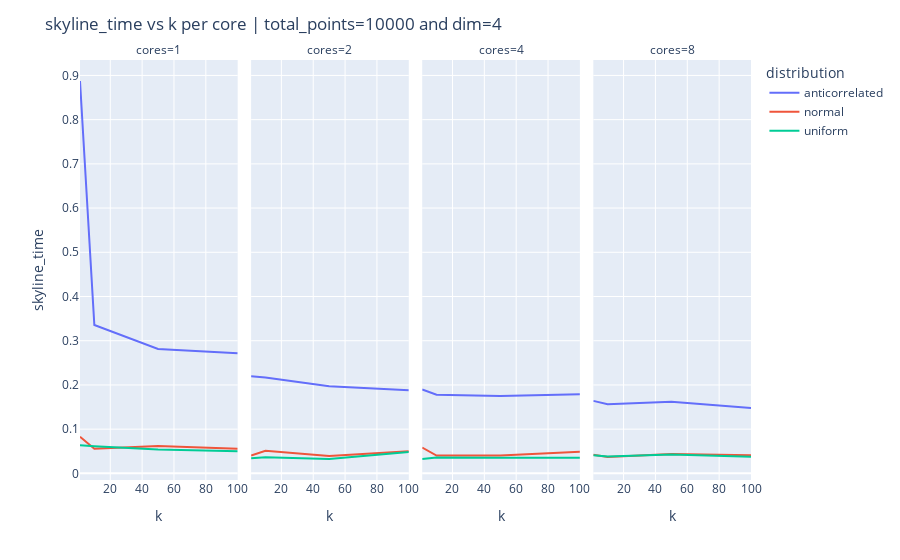

Notebook cell for this chart:
### Code cell
# Scatter plots

fig = px.line(experiment_times_subset,
                 x="k",
                 y=feature_time,
                 color="distribution",
                 facet_col="cores")

fig.update_layout(title=f"{feature_time} vs k per core | total_points=10000 and dim=4")
    
fig.show()

### Figure 1 — Plotly figure (JSON) as saved in the notebook; plotly's stock layout.template omitted (floating-point values rounded to 4 significant figures)
{"data": [{"hovertemplate": "distribution=anticorrelated<br>cores=1<br>k=%{x}<br>skyline_time=%{y}<extra></extra>", "legendgroup": "anticorrelated", "line": {"color": "#636efa", "dash": "solid"}, "mode": "lines", "name": "anticorrelated", "orientation": "v", "showlegend": true, "type": "scatter", "x": [1, 10, 50, 100], "xaxis": "x", "y": [0.8874, 0.3357, 0.2815, 0.2719], "yaxis": "y"}, {"hovertemplate": "distribution=anticorrelated<br>cores=2<br>k=%{x}<br>skyline_time=%{y}<extra></extra>", "legendgroup": "anticorrelated", "line": {"color": "#636efa", "dash": "solid"}, "mode": "lines", "name": "anticorrelated", "orientation": "v", "showlegend": false, "type": "scatter", "x": [1, 10, 50, 100], "xaxis": "x2", "y": [0.2196, 0.2171, 0.1968, 0.1881], "yaxis": "y2"}, {"hovertemplate": "distribution=anticorrelated<br>cores=4<br>k=%{x}<br>skyline_time=%{y}<extra></extra>", "legendgroup": "anticorrelated", "line": {"color": "#636efa", "dash": "solid"}, "mode": "lines", "name": "anticorrelated", "orientation": "v", "showlegend": false, "type": "scatter", "x": [1, 10, 50, 100], "xaxis": "x3", "y": [0.1897, 0.1781, 0.1748, 0.1792], "yaxis": "y3"}, {"hovertemplate": "distribution=anticorrelated<br>cores=8<br>k=%{x}<br>skyline_time=%{y}<extra></extra>", "legendgroup": "anticorrelated", "line": {"color": "#636efa", "dash": "solid"}, "mode": "lines", "name": "anticorrelated", "orientation": "v", "showlegend": false, "type": "scatter", "x": [1, 10, 50, 100], "xaxis": "x4", "y": [0.164, 0.1564, 0.1621, 0.148], "yaxis": "y4"}, {"hovertemplate": "distribution=normal<br>cores=1<br>k=%{x}<br>skyline_time=%{y}<extra></extra>", "legendgroup": "normal", "line": {"color": "#EF553B", "dash": "solid"}, "mode": "lines", "name": "normal", "orientation": "v", "showlegend": true, "type": "scatter", "x": [1, 10, 50, 100], "xaxis": "x", "y": [0.08288, 0.05584, 0.06214, 0.05572], "yaxis": "y"}, {"hovertemplate": "distribution=normal<br>cores=2<br>k=%{x}<br>skyline_time=%{y}<extra></extra>", "legendgroup": "normal", "line": {"color": "#EF553B", "dash": "solid"}, "mode": "lines", "name": "normal", "orientation": "v", "showlegend": false, "type": "scatter", "x": [1, 10, 50, 100], "xaxis": "x2", "y": [0.04049, 0.05094, 0.03926, 0.04997], "yaxis": "y2"}, {"hovertemplate": "distribution=normal<br>cores=4<br>k=%{x}<br>skyline_time=%{y}<extra></extra>", "legendgroup": "normal", "line": {"color": "#EF553B", "dash": "solid"}, "mode": "lines", "name": "normal", "orientation": "v", "showlegend": false, "type": "scatter", "x": [1, 10, 50, 100], "xaxis": "x3", "y": [0.0583, 0.04024, 0.04026, 0.04888], "yaxis": "y3"}, {"hovertemplate": "distribution=normal<br>cores=8<br>k=%{x}<br>skyline_time=%{y}<extra></extra>", "legendgroup": "normal", "line": {"color": "#EF553B", "dash": "solid"}, "mode": "lines", "name": "normal", "orientation": "v", "showlegend": false, "type": "scatter", "x": [1, 10, 50, 100], "xaxis": "x4", "y": [0.04214, 0.03703, 0.04392, 0.04091], "yaxis": "y4"}, {"hovertemplate": "distribution=uniform<br>cores=1<br>k=%{x}<br>skyline_time=%{y}<extra></extra>", "legendgroup": "uniform", "line": {"color": "#00cc96", "dash": "solid"}, "mode": "lines", "name": "uniform", "orientation": "v", "showlegend": true, "type": "scatter", "x": [1, 10, 50, 100], "xaxis": "x", "y": [0.06353, 0.06128, 0.05388, 0.04992], "yaxis": "y"}, {"hovertemplate": "distribution=uniform<br>cores=2<br>k=%{x}<br>skyline_time=%{y}<extra></extra>", "legendgroup": "uniform", "line": {"color": "#00cc96", "dash": "solid"}, "mode": "lines", "name": "uniform", "orientation": "v", "showlegend": false, "type": "scatter", "x": [1, 10, 50, 100], "xaxis": "x2", "y": [0.03435, 0.03637, 0.0325, 0.04839], "yaxis": "y2"}, {"hovertemplate": "distribution=uniform<br>cores=4<br>k=%{x}<br>skyline_time=%{y}<extra></extra>", "legendgroup": "uniform", "line": {"color": "#00cc96", "dash": "solid"}, "mode": "lines", "name": "uniform", "orientation": "v", "showlegend": false, "type": "scatter", "x": [1, 10, 50, 100], "xaxis": "x3", "y": [0.03259, 0.03576, 0.03508, 0.03536], "yaxis": "y3"}, {"hovertemplate": "distribution=uniform<br>cores=8<br>k=%{x}<br>skyline_time=%{y}<extra></extra>", "legendgroup": "uniform", "line": {"color": "#00cc96", "dash": "solid"}, "mode": "lines", "name": "uniform", "orientation": "v", "showlegend": false, "type": "scatter", "x": [1, 10, 50, 100], "xaxis": "x4", "y": [0.04118, 0.03841, 0.04262, 0.03771], "yaxis": "y4"}], "layout": {"annotations": [{"font": {}, "showarrow": false, "text": "cores=1", "x": 0.1175, "xanchor": "center", "xref": "paper", "y": 1, "yanchor": "bottom", "yref": "paper"}, {"font": {}, "showarrow": false, "text": "cores=2", "x": 0.3725, "xanchor": "center", "xref": "paper", "y": 1, "yanchor": "bottom", "yref": "paper"}, {"font": {}, "showarrow": false, "text": "cores=4", "x": 0.6275, "xanchor": "center", "xref": "paper", "y": 1, "yanchor": "bottom", "yref": "paper"}, {"font": {}, "showarrow": false, "text": "cores=8", "x": 0.8825, "xanchor": "center", "xref": "paper", "y": 1, "yanchor": "bottom", "yref": "paper"}], "legend": {"title": {"text": "distribution"}, "tracegroupgap": 0}, "margin": {"t": 60}, "title": {"text": "skyline_time vs k per core | total_points=10000 and dim=4"}, "xaxis": {"anchor": "y", "domain": [0, 0.235], "title": {"text": "k"}}, "xaxis2": {"anchor": "y2", "domain": [0.255, 0.49], "matches": "x", "title": {"text": "k"}}, "xaxis3": {"anchor": "y3", "domain": [0.51, 0.745], "matches": "x", "title": {"text": "k"}}, "xaxis4": {"anchor": "y4", "domain": [0.765, 1.0], "matches": "x", "title": {"text": "k"}}, "yaxis": {"anchor": "x", "domain": [0, 1], "title": {"text": "skyline_time"}}, "yaxis2": {"anchor": "x2", "domain": [0, 1], "matches": "y", "showticklabels": false}, "yaxis3": {"anchor": "x3", "domain": [0, 1], "matches": "y", "showticklabels": false}, "yaxis4": {"anchor": "x4", "domain": [0, 1], "matches": "y", "showticklabels": false}}}
